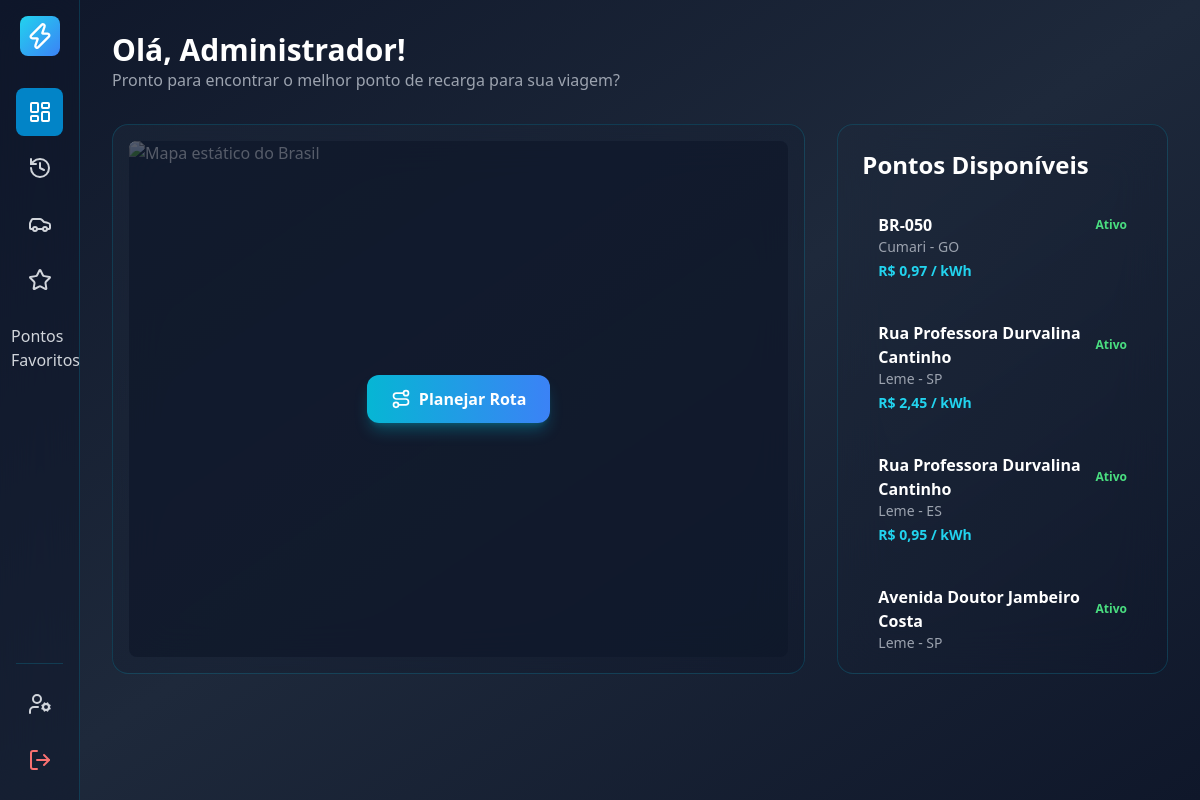
/codigoPWEB/pages/PHP/dashUSER.php (signed in), run on the app's committed database.
### tables this page shows
CREATE TABLE `ponto_carregamento` (
  `ID_PONTO` int(11) NOT NULL,
  `CEP` varchar(9) DEFAULT NULL,
  `NUMERO` varchar(10) DEFAULT NULL,
  `COMPLEMENTO` varchar(100) DEFAULT NULL,
  `LOCALIZACAO` int(11) NOT NULL,
  `VALOR_KWH` decimal(18,6) NOT NULL,
  `FK_STATUS_PONTO` int(11) NOT NULL,
  `FK_ID_USUARIO_CADASTRO` int(11) NOT NULL,
  `LATITUDE` decimal(10,8) DEFAULT NULL COMMENT 'Latitude do ponto de carregamento (-90 a 90)',
  `LONGITUDE` decimal(11,8) DEFAULT NULL COMMENT 'Longitude do ponto de carregamento (-180 a 180)'
);

CREATE TABLE `cep` (
  `ID_CEP` int(11) NOT NULL,
  `CEP` varchar(9) DEFAULT NULL,
  `LOGRADOURO` varchar(255) NOT NULL,
  `FK_BAIRRO` int(11) NOT NULL
);

CREATE TABLE `cidade` (
  `ID_CIDADE` int(11) NOT NULL,
  `NOME` varchar(50) NOT NULL,
  `FK_ESTADO` int(11) NOT NULL
);

CREATE TABLE `estado` (
  `ID_ESTADO` int(11) NOT NULL,
  `UF` char(2) NOT NULL
);

### codigoPWEB/pages/PHP/dashUSER.php (the view, shortened to what this page needs)
<?php
$host = '127.0.0.1';
$dbname = 'heliomax';
$username = 'root';
$password = '';
try {
    $pdo = new PDO("mysql:host=$host;dbname=$dbname;charset=utf8mb4", $username, $password);
    $pdo->setAttribute(PDO::ATTR_ERRMODE, PDO::ERRMODE_EXCEPTION);
} catch (PDOException $e) {
    die("Erro na conexão: " . $e->getMessage());
}
$stmt_pontos = $pdo->prepare("
    SELECT pc.*, sp.DESCRICAO as status_desc, c.LOGRADOURO, b.NOME as bairro, ci.NOME as cidade, e.UF
    FROM ponto_carregamento pc
    JOIN status_ponto sp ON pc.FK_STATUS_PONTO = sp.ID_STATUS_PONTO
    JOIN cep c ON pc.LOCALIZACAO = c.ID_CEP
    JOIN bairro b ON c.FK_BAIRRO = b.ID_BAIRRO
    JOIN cidade ci ON b.FK_CIDADE = ci.ID_CIDADE
    JOIN estado e ON ci.FK_ESTADO = e.ID_ESTADO
    WHERE sp.DESCRICAO = 'Ativo'
    ORDER BY ci.NOME, b.NOME
");
$stmt_pontos->execute();
$pontos_disponiveis = $stmt_pontos->fetchAll(PDO::FETCH_ASSOC);
?>
<!DOCTYPE html>
<html lang="pt-BR">
<head>
    <script src="https://cdn.tailwindcss.com"></script>
    <link rel="stylesheet" href="https://cdnjs.cloudflare.com/ajax/libs/font-awesome/6.0.0/css/all.min.css">
</head>
<body class="min-h-screen bg-gradient-to-br from-slate-900 via-slate-800 to-slate-900 text-white flex">
    <aside id="sidebar" class="fixed inset-y-0 left-0 w-64 bg-slate-900/50 backdrop-blur-xl border-r border-cyan-500/20 p-4
               flex flex-col flex-shrink-0 z-50
               md:relative md:translate-x-0
               transition-all duration-300 sidebar-mobile-hidden">
        <div class="flex items-center gap-3 mb-10">
            <div
                class="w-12 h-12 bg-gradient-to-br from-cyan-400 to-blue-500 rounded-lg flex items-center justify-center flex-shrink-0">
                <i data-lucide="zap" class="w-7 h-7 text-white"></i>
            </div>
        </div>
        <nav class="flex-grow">
            <a href="#"
                class="flex items-center gap-3 px-4 py-3 rounded-lg text-gray-300 hover:bg-cyan-600/50 transition-colors sidebar-item active"
                title="Dashboard">
                <i data-lucide="layout-dashboard" class="flex-shrink-0"></i>
            </a>
            <a href="javascript:abrirModal('modalHistorico')"
                class="flex items-center gap-3 px-4 py-3 rounded-lg text-gray-300 hover:bg-cyan-600/50 transition-colors sidebar-item mt-2"
                title="Histórico">
                <i data-lucide="history" class="flex-shrink-0"></i>
            </a>
            <a href="veiculos.php"
                class="flex items-center gap-3 px-4 py-3 rounded-lg text-gray-300 hover:bg-cyan-600/50 transition-colors sidebar-item mt-2"
                title="Meus Veículos">
                <i data-lucide="car" class="flex-shrink-0"></i>
            </a>
            <a href="../PHP/avaliacoes.php"
                class="flex items-center gap-3 px-4 py-3 rounded-lg text-gray-300 hover:bg-cyan-600/50 transition-colors sidebar-item mt-2"
                title="Avaliação">
                <i data-lucide="star" class="flex-shrink-0"></i>
            </a>
            <a href="pontos_favoritos.php"
                class="flex items-center gap-3 px-4 py-3 rounded-lg text-gray-300 hover:bg-cyan-600/50 transition-colors sidebar-item mt-2">
                <i data-lucide="map-pin"></i> <span>Pontos Favoritos</span>
            </a>
        </nav>
        <div class="mt-auto pt-4 border-t border-cyan-500/20">
            <a href="perfil.php"
                class="flex items-center gap-3 px-4 py-3 rounded-lg text-gray-300 hover:bg-cyan-600/50 transition-colors sidebar-item"
                title="Minha Conta">
                <i data-lucide="user-cog" class="flex-shrink-0"></i>
            </a>
            <a href="?logout=1"
                class="flex items-center gap-3 px-4 py-3 rounded-lg text-red-400 hover:bg-red-500/30 transition-colors sidebar-item mt-2"
                title="Sair">
                <i data-lucide="log-out" class="flex-shrink-0"></i>
            </a>
        </div>
    </aside>
    <main class="flex-1 p-4 sm:p-6 lg:p-8 overflow-y-auto">
        <header class="flex justify-between items-center mb-6 lg:mb-8 flex-wrap gap-4">
            <div class="flex-1 min-w-0">
                <h1 class="text-2xl sm:text-3xl font-bold text-white">Olá,
                    <?php echo htmlspecialchars(explode(' ', $_SESSION['usuario_nome'])[0]); ?>!
                </h1>
                <p class="text-gray-400 text-sm sm:text-base">Pronto para encontrar o melhor ponto de recarga para sua
                    viagem?</p>
            </div>
        </header>
        <div class="grid grid-cols-1 lg:grid-cols-3 gap-6 lg:gap-8">
            <div class="lg:col-span-2 bg-gradient-to-br from-slate-800/50 to-slate-900/50 backdrop-blur-xl rounded-2xl border border-cyan-500/20 p-4 flex flex-col"
                style="min-height: 400px; height: calc(100vh - 250px);">
                <div class="w-full h-full rounded-lg relative overflow-hidden">
                    <img src="https://maps.geoapify.com/v1/staticmap?style=klokantech-basic&width=800&height=600&center=lonlat:-47.8825,-14.2350&zoom=4&apiKey=a94d6d7cd9de4604aea43f8e8a1d0a36"
                        alt="Mapa estático do Brasil" class="absolute inset-0 w-full h-full object-cover">
                    <div class="absolute inset-0 bg-slate-900/70"></div>
                    <div class="absolute inset-0 flex items-center justify-center p-4">
                        <a href="simulador.php"
                            class="whitespace-nowrap bg-gradient-to-r from-cyan-500 to-blue-500 hover:from-cyan-600 hover:to-blue-600 text-white font-bold py-3 px-6 rounded-xl flex items-center gap-2 shadow-lg shadow-cyan-500/30 hover:shadow-cyan-500/50 transition-all duration-300 hover:scale-[1.03] text-base">
                            <i data-lucide="route" class="w-5 h-5"></i>
                            <span>Planejar Rota</span>
                        </a>
                    </div>
                </div>
            </div>
            <div class="flex flex-col bg-gradient-to-br from-slate-800/50 to-slate-900/50 backdrop-blur-xl rounded-2xl border border-cyan-500/20 p-4 sm:p-6"
                style="min-height: 400px; max-height: calc(100vh - 250px);">
                <h2 class="text-xl sm:text-2xl font-bold mb-4">Pontos Disponíveis</h2>
                <div class="overflow-y-auto flex-1">
                    <?php if (empty($pontos_disponiveis)): ?>
                        <p class="text-gray-400 text-center py-10 text-sm sm:text-base">Nenhum ponto ativo encontrado no
                            momento.</p>
                    <?php else: ?>
                        <?php foreach ($pontos_disponiveis as $ponto): ?>
                            <div class="p-3 sm:p-4 rounded-lg hover:bg-slate-700/50 transition-colors mb-2">
                                <div class="flex justify-between items-center">
                                    <p class="font-semibold text-sm sm:text-base">
                                        <?php echo htmlspecialchars($ponto['LOGRADOURO']); ?>
                                    </p>
                                    <span class="text-xs font-bold text-green-400">Ativo</span>
                                </div>
                                <p class="text-xs sm:text-sm text-gray-400"><?php echo htmlspecialchars($ponto['cidade']); ?> -
                                    <?php echo htmlspecialchars($ponto['UF']); ?>
                                </p>
                                <p class="text-xs sm:text-sm font-semibold text-cyan-400 mt-1">R$
                                    <?php echo number_format($ponto['VALOR_KWH'], 2, ',', '.'); ?> / kWh
                                </p>
                            </div>
                        <?php endforeach; ?>
                    <?php endif; ?>
                </div>
            </div>
        </div>
    </main>
</body>
</html>

### codigoPWEB/pages/PHP/dashUSER.php (style rules this page uses)
.sidebar-item.active { background-color: #0284c7; color: white; }
.sidebar-mobile-hidden { transform: translateX(-100%); }
@media (min-width: 768px) and (max-width: 1279px) { aside#sidebar { width: 5rem !important; } }
@media (min-width: 768px) and (max-width: 1279px) { aside#sidebar .sidebar-item { justify-content: center !important; padding: 0.75rem !important; } }
@media (min-width: 768px) and (max-width: 1279px) { aside#sidebar .flex.items-center.gap-3.mb-10 { justify-content: center; margin-bottom: 2rem; } }
@media (min-width: 768px) and (max-width: 1279px) { aside#sidebar .w-12 { width: 2.5rem !important; height: 2.5rem !important; } }
@media (min-width: 768px) and (max-width: 1279px) { aside#sidebar .mt-auto { border-top: 1px solid rgba(6, 182, 212, 0.2); } }

### data on the page
ponto_carregamento: LOCALIZACAO.LOGRADOURO "BR-050", cidade.NOME "Cumari", estado.UF "GO", VALOR_KWH "0,97"
ponto_carregamento: LOCALIZACAO.LOGRADOURO "Rua Professora Durvalina Cantinho", cidade.NOME "Leme", estado.UF "SP", VALOR_KWH "2,45"
ponto_carregamento: LOCALIZACAO.LOGRADOURO "Rua Professora Durvalina Cantinho", cidade.NOME "Leme", estado.UF "ES", VALOR_KWH "0,95"
ponto_carregamento: LOCALIZACAO.LOGRADOURO "Avenida Doutor Jambeiro Costa", cidade.NOME "Leme", estado.UF "SP"

### other printed values
explode(' ', $_SESSION['usuario_nome'])[0] "Administrador"
